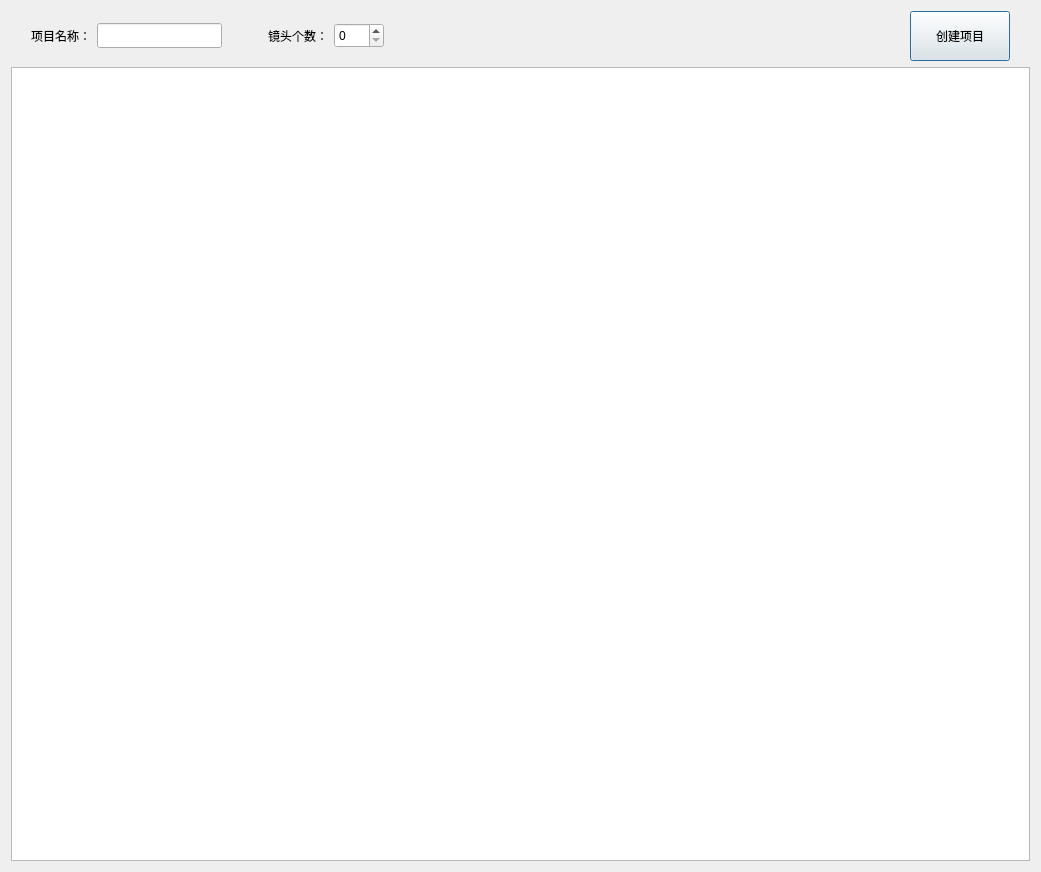
<?xml version="1.0" encoding="UTF-8"?>
<ui version="4.0">
 <class>AddProjectPanel</class>
 <widget class="QDialog" name="AddProjectPanel">
  <property name="geometry">
   <rect>
    <x>0</x>
    <y>0</y>
    <width>1041</width>
    <height>872</height>
   </rect>
  </property>
  <property name="windowTitle">
   <string>添加项目</string>
  </property>
  <layout class="QVBoxLayout" name="verticalLayout">
   <item>
    <layout class="QHBoxLayout" name="horizontalLayout">
     <property name="leftMargin">
      <number>20</number>
     </property>
     <property name="rightMargin">
      <number>20</number>
     </property>
     <item>
      <widget class="QLabel" name="label">
       <property name="text">
        <string>项目名称：</string>
       </property>
      </widget>
     </item>
     <item>
      <widget class="QLineEdit" name="project_name_line">
       <property name="maximumSize">
        <size>
         <width>125</width>
         <height>25</height>
        </size>
       </property>
      </widget>
     </item>
     <item>
      <spacer name="horizontalSpacer_2">
       <property name="orientation">
        <enum>Qt::Horizontal</enum>
       </property>
       <property name="sizeType">
        <enum>QSizePolicy::Minimum</enum>
       </property>
       <property name="sizeHint" stdset="0">
        <size>
         <width>40</width>
         <height>20</height>
        </size>
       </property>
      </spacer>
     </item>
     <item>
      <widget class="QLabel" name="label_2">
       <property name="text">
        <string>镜头个数：</string>
       </property>
      </widget>
     </item>
     <item>
      <widget class="QSpinBox" name="shot_num_spin">
       <property name="minimumSize">
        <size>
         <width>50</width>
         <height>25</height>
        </size>
       </property>
      </widget>
     </item>
     <item>
      <spacer name="horizontalSpacer">
       <property name="orientation">
        <enum>Qt::Horizontal</enum>
       </property>
       <property name="sizeHint" stdset="0">
        <size>
         <width>40</width>
         <height>20</height>
        </size>
       </property>
      </spacer>
     </item>
     <item>
      <widget class="QPushButton" name="creat_project_btn">
       <property name="minimumSize">
        <size>
         <width>100</width>
         <height>50</height>
        </size>
       </property>
       <property name="text">
        <string>创建项目</string>
       </property>
      </widget>
     </item>
    </layout>
   </item>
   <item>
    <widget class="QTableWidget" name="add_project_table"/>
   </item>
  </layout>
 </widget>
 <resources/>
 <connections/>
</ui>
